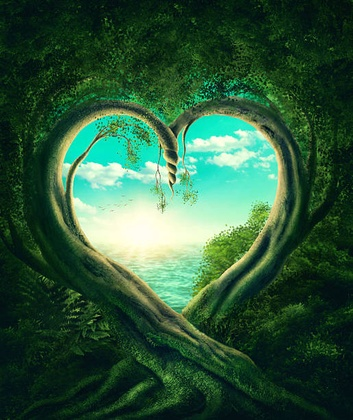
%> input picture deneme2.jpg, 353 x 420 px, shrunk from 515 x 612 before the run
$ octave turev.m   (GNU Octave 9; MATLAB toolbox functions it lacks are replaced by stand-ins)
%> lines starting %> are read from the running program, lines starting %| are printed output that depends on the picture; in (x1, y1, x2, y2) boxes, pixels count from 0 and x2, y2 are one past the last pixel; in counts of white or black regions, pixels touching at a corner belong together; the program's own positions count from 1
clear all
close all
image = imread('C:\Users\omers\MATLABCalisma\deneme2.jpg');
%> image is the input picture: size 420x353x3 uint8; mean R, G, B 45.6, 86.3, 58.2
Igray = rgb2gray(image);
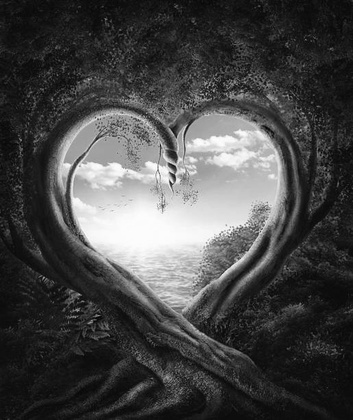
%> Igray: size 420x353 uint8; min 5, max 254, mean 70.9
Igray = double(Igray);
%> Igray: size 420x353 double
boyut = size(Igray);
%> boyut = [420 353]
Ikopya = Igray;
for r=1:boyut(1)
  for c=1:boyut(2) - 1
    Ikopya(r,c) = Igray(r,c+1)  - Igray(r,c);
  endfor
endfor
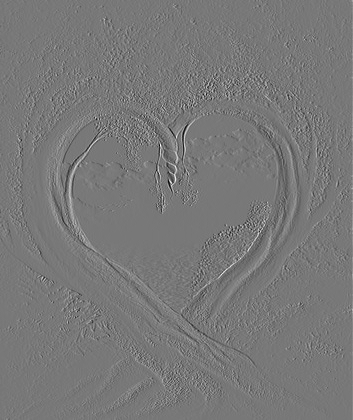
%> Ikopya: size 420x353 double; min -148, max 165, mean 0.1; drawn with min black and max white
Ikopya(:,end) = Ikopya(:,end-1);
%> Ikopya: size 420x353 double; 0.28% of pixels changed, all inside (x1, y1, x2, y2) = (352, 0, 353, 420)

$ run again, with denemee.jpg copied over deneme2.jpg
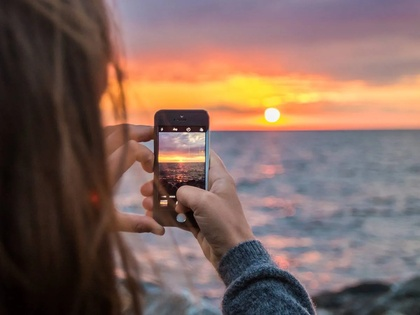
%> input picture denemee.jpg, 420 x 315 px, shrunk from 1200 x 900 before the run
%> image is the input picture: size 315x420x3 uint8; mean R, G, B 126.6, 101.3, 93.4
%> after the loop `for r=1:boyut(1)`:
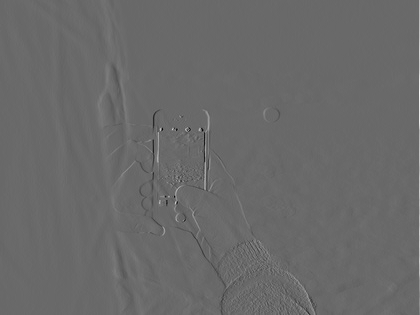
%> Ikopya: size 315x420 double; min -152, max 215, mean 0.6; drawn with min black and max white
%> `Ikopya(:,end) = Ikopya(:,end-1);`:
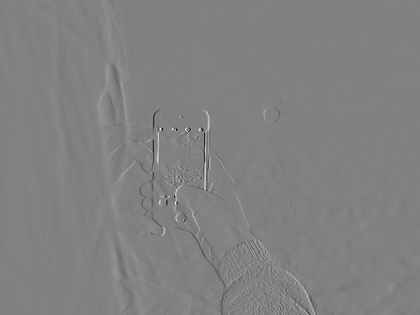
%> Ikopya: size 315x420 double; 0.24% of pixels changed, all inside (x1, y1, x2, y2) = (419, 0, 420, 315); drawn with min black and max white
